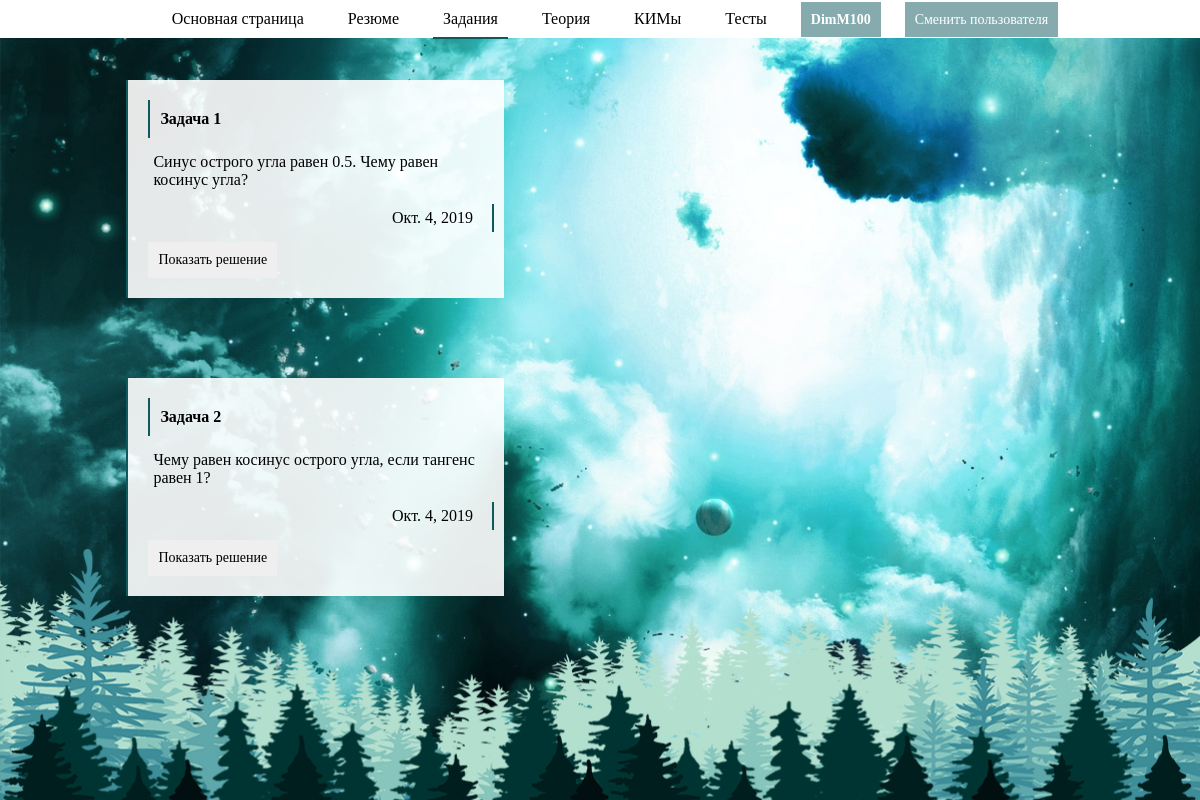
Page /quest (signed in) on the committed database.
### main_list/models.py (models this page shows, shortened)
class Quest(models.Model):
    title_quest = models.CharField(max_length = 120)
    text_quest = models.TextField()
    text_response_quest = models.TextField()
    date_quest = models.DateField()
    img_quest = models.CharField(max_length = 120)
    ID_person = models.ForeignKey(User, on_delete=models.PROTECT)

### regauth/views.py (the view)
    def check_autor(request):
        if(request.user.is_authenticated):
            return index(request) # Сама функция
        else:
            return redirect('/login')

### main_list/views.py (called while the page is built)
@check_autorization
def quest_index(request):
    quest = Quest.objects.order_by("id")
    context = {"questions": quest, "user": request.user.username}
    return render(request, 'main_list/quest_index.html', context)

### regauth/views.py (called while the page is built)
def check_autorization(index):
    def check_autor(request):
        if(request.user.is_authenticated):
            return index(request) # Сама функция
        else:
            return redirect('/login')
    return check_autor

### main_list/templates/main_list/quest_index.html (shortened to what this page needs)
{% extends "wrapper.html" %}
{% block content %}
<div class='header' id='header-index'>
  <a class='header-index-a' id='header-quest-index-a-main_list' href="/">Основная страница</a>
  <a class='header-index-a' id='header-quest-index-a-resume' href="/resume">Резюме</a>
  <a class='header-index-a-active' id='header-quest-index-a-quest' href="/quest">Задания</a>
  <a class='header-index-a' id='header-quest-index-a-theory' href="/theory">Теория</a>
  <a class='header-index-a' id='header-quest-index-a-kim' href="/kim">КИМы</a>
  <a class='header-index-a' id='header-index-a-test' href="/test">Тесты</a>
  <a class='header-index-a' id='header-index-login'>{{ user }}</a>
  <a class='header-index-a' id='header-index-a-login' href="/login">Сменить пользователя</a>
</div>
{% for quest in questions %}
<div class='quest-block'>
  <div class='quest-block-title'>
    {{ quest.title_quest }}
  </div>
  <div class='quest-block-text'>
    {{ quest.text_quest }}
  </div>
  <div class='quest-block-date'>
    {{ quest.date_quest }}
  </div>
  <button type="button" name="button" onclick='alert("{{ quest.text_response_quest }}")'>Показать решение</button>
</div>
{% endfor %}
{% endblock %}

### main_list/static/css/style.css (style rules this page uses)
body { background-color: rgba(0, 0, 0); }
.header { position: fixed; background-color: white; text-align: center; display: absolute; top: 0; left: 0; width: 100%; padding: 10px; }
.header-index-a { padding: 10px; margin: 10px; background-color: white; text-decoration: none; color: black; }
.header-index-a-active { padding: 10px; margin: 10px; background-color: white; text-decoration: none; border-bottom: 2px solid rgba(14, 89, 94, 1); color: black; }
button { font-family: "Times New Roman"; padding: 10px; margin: 10px; background-color: none; text-decoration: none; outline: none; border: none; font-size: 14px; }
.quest-block { margin-top: 80px; margin-right: 20px; margin-bottom: 20px; padding: 10px; margin-left: 10%; display: absolute; width: 30%; background-color: rgba(255,255,255,0.9); border-left: 2px solid rgba(14, 89, 94, 1); }
.quest-block-title { font-weight: bold; font-family: "Times New Roman"; padding: 10px; margin: 10px; border-left: 2px solid rgba(14, 89, 94, 1); }
.quest-block-text { font-family: "Times New Roman"; padding: 5px; margin: 10px; }
.quest-block-date { font-family: "Times New Roman"; padding: 5px; border-right: 2px solid rgba(14, 89, 94, 1); margin-left: 70%; }
#header-index-login { font-weight: bold; font-size: 14px; color: white; background-color: rgba(14, 89, 94, 0.5); }
#header-index-a-login { font-size: 14px; color: white; background-color: rgba(14, 89, 94, 0.5); }

### rows in the picture
Quest: title_quest "Задача 1", text_quest "Синус острого угла равен 0.5. Чему равен косинус угла?", date_quest "Окт. 4, 2019"
Quest: title_quest "Задача 2", text_quest "Чему равен косинус острого угла, если тангенс равен 1?", date_quest "Окт. 4, 2019"

### other values in the picture
{{ user }} "DimM100"
